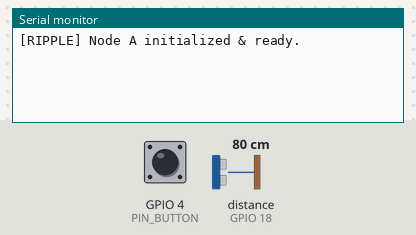
Bench run of a program on a simulated ESP32. On the bench: the last lines printed to the serial monitor. Wiring (inferred from the names in the program): ultrasonic range finder: trigger GPIO 5; echo GPIO 18. The test bench sets the inputs (shaded band); at power-on: distance to the obstacle (sensor on GPIO 18) 80 cm, GPIO 4 (PIN_BUTTON) HIGH. The echo pulse lasts 58.3 µs per cm.

Above: at 1.4 s.
1.5 s: distance to the obstacle (sensor on GPIO 18) set to 2 cm
At 2.2 s:
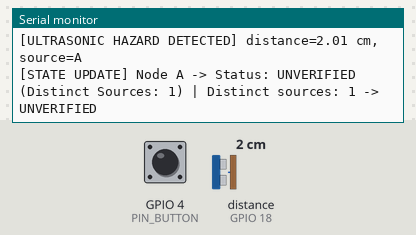
3.0 s: GPIO 4 (PIN_BUTTON) pulled LOW for 0.15 s
At 3.8 s:
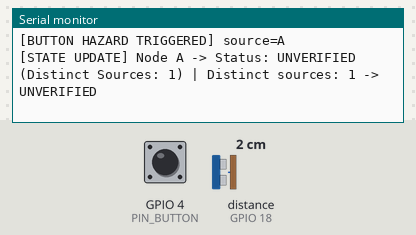

The program:

main.cpp
```cpp
#include <Arduino.h>
#include "RippleCore.h"

#ifndef NODE_ID
#error "NODE_ID must be set via platformio.ini build_flags, see environments"
#endif

// ---------------------------------------------------------------------------
// Hardware Pin Map (matching DESIGN.md)
// ---------------------------------------------------------------------------
#define PIN_BUTTON         4    // Manual button (active LOW, INPUT_PULLUP)
#define PIN_TRIG           5    // Ultrasonic HC-SR04 TRIG pin
#define PIN_ECHO           18   // Ultrasonic HC-SR04 ECHO pin (via 5V->3.3V divider)

#define PIN_CAUTION_LED   22   // Node D Caution LED (UNVERIFIED / 1 distinct source)
#define PIN_CONFIRMED_LED 23   // Node D Confirmed LED (CONFIRMED / >=2 distinct sources)
#define PIN_BUZZER_1      18   // Node D Buzzer 1
#define PIN_BUZZER_2      19   // Node D Buzzer 2

#ifdef ROLE_SENSOR
static unsigned long lastUltrasoundCheckMs = 0;
static unsigned long lastTriggerSentMs = 0;
static bool lastButtonState = HIGH;
static unsigned long lastButtonDebounceMs = 0;
static bool obstructionActive = false;

// Reads HC-SR04 distance in cm (returns -1.0 on timeout)
float readUltrasonicDistanceCm() {
    digitalWrite(PIN_TRIG, LOW);
    delayMicroseconds(2);
    digitalWrite(PIN_TRIG, HIGH);
    delayMicroseconds(10);
    digitalWrite(PIN_TRIG, LOW);

    // 25,000 µs pulseIn timeout (~4.2 meters max) to avoid blocking main loop
    long durationUs = pulseIn(PIN_ECHO, HIGH, 25000UL);
    if (durationUs == 0) return -1.0f;

    return (durationUs * 0.0343f) / 2.0f;
}
#endif

#ifdef ROLE_GATEWAY
#include <ArduinoJson.h>
static void publishStateAsJson(const RippleEvent* lastTrigger) {
    // Web Serial output for Node D laptop bridge
    RippleStatus status = rippleGetStatus();
    uint8_t count = rippleGetDistinctSourceCount();
    const RippleEvent* ev = lastTrigger ? lastTrigger : rippleGetLastEvent();
    String line = RippleSerialization::serializeToJSONLine(ev, status, NODE_ID, count);
    Serial.print(line);
}
#endif

void setup() {
    Serial.begin(115200);
    delay(200);

#if defined(ROLE_SENSOR)
    pinMode(PIN_TRIG, OUTPUT);
    digitalWrite(PIN_TRIG, LOW);
    pinMode(PIN_ECHO, INPUT);
    pinMode(PIN_BUTTON, INPUT_PULLUP);
    rippleBegin(NODE_ID, /* hasSensor = */ true);
#else
    rippleBegin(NODE_ID, /* hasSensor = */ false);
#endif

#if defined(ROLE_GATEWAY)
    pinMode(PIN_CAUTION_LED, OUTPUT);
    pinMode(PIN_CONFIRMED_LED, OUTPUT);
    pinMode(PIN_BUZZER_1, OUTPUT);
    pinMode(PIN_BUZZER_2, OUTPUT);
    digitalWrite(PIN_CAUTION_LED, LOW);
    digitalWrite(PIN_CONFIRMED_LED, LOW);
    digitalWrite(PIN_BUZZER_1, LOW);
    digitalWrite(PIN_BUZZER_2, LOW);
#endif

    Serial.print("[RIPPLE] Node ");
    Serial.print(NODE_ID);
    Serial.println(" initialized & ready.");
}

void loop() {
    rippleLoop();

#if defined(ROLE_SENSOR)
    unsigned long now = millis();

    // 1. Non-blocking HC-SR04 Ultrasonic Distance Sampling (every 60 ms)
    if (now - lastUltrasoundCheckMs >= 60) {
        lastUltrasoundCheckMs = now;
        float distCm = readUltrasonicDistanceCm();

        if (distCm > 0.0f && distCm <= 15.0f) {
            if (!obstructionActive && (now - lastTriggerSentMs >= 1000)) {
                obstructionActive = true;
                lastTriggerSentMs = now;
                rippleFireLocalWitness();
                Serial.print("[ULTRASONIC HAZARD DETECTED] distance=");
                Serial.print(distCm);
                Serial.print(" cm, source=");
                Serial.println(NODE_ID);
            }
        } else if (distCm > 18.0f) {
            obstructionActive = false; // Reset threshold hysteresis
        }
    }

    // 2. Manual Button Override (active LOW with debounce)
    bool buttonNow = digitalRead(PIN_BUTTON);
    if (buttonNow == LOW && lastButtonState == HIGH && (now - lastButtonDebounceMs >= 250)) {
        lastButtonDebounceMs = now;
        lastTriggerSentMs = now;
        rippleFireLocalWitness();
        Serial.print("[BUTTON HAZARD TRIGGERED] source=");
        Serial.println(NODE_ID);
    }
    lastButtonState = buttonNow;
#endif

    // Handle incoming events and local corroboration updates
    if (rippleHasNewEvent()) {
        RippleStatus status = rippleGetStatus();
        uint8_t count = rippleGetDistinctSourceCount();

        Serial.print("[STATE UPDATE] Node ");
        Serial.print(NODE_ID);
        Serial.print(" -> Status: ");
        Serial.print(status == RippleStatus::CONFIRMED ? "CONFIRMED" :
                     status == RippleStatus::UNVERIFIED ? "UNVERIFIED" : "NORMAL");
        Serial.print(" (Distinct Sources: ");
        Serial.print(count);
        Serial.print(") | ");
        Serial.println(rippleGetReason());

#if defined(ROLE_SENSOR)
        // Node B specific reaction logging
        if (strcmp(NODE_ID, "B") == 0) {
            if (status == RippleStatus::UNVERIFIED) {
                Serial.println("[NODE B REACTION] CAUTION - Received Node A alert alone.");
            } else if (status == RippleStatus::CONFIRMED) {
                Serial.println("[NODE B REACTION] CONFIRMED - Local witness + Node A corroborated!");
            }
        }
#endif

#if defined(ROLE_RELAY) && !defined(ROLE_GATEWAY)
        // Node C reaction (relay node)
        if (status == RippleStatus::CONFIRMED) {
            Serial.println("[ACTION Node C] CONFIRMED hazard -> Minor course adjustment.");
        } else if (status == RippleStatus::UNVERIFIED) {
            Serial.println("[ACTION Node C] UNVERIFIED hazard -> Relaying only.");
        }
#endif

#if defined(ROLE_GATEWAY)
        // Node D reaction: drives Caution LED (GPIO 22), Confirmed LED (GPIO 23), Buzzers (GPIO 18/19)
        if (status == RippleStatus::CONFIRMED) {
            digitalWrite(PIN_CAUTION_LED, LOW);
            digitalWrite(PIN_CONFIRMED_LED, HIGH);
            digitalWrite(PIN_BUZZER_1, HIGH);
            digitalWrite(PIN_BUZZER_2, HIGH);
            Serial.println("[ACTION Node D] CONFIRMED hazard -> Full reroute warning! Confirmed LED & dual buzzers ACTIVE.");
        } else if (status == RippleStatus::UNVERIFIED) {
            digitalWrite(PIN_CAUTION_LED, HIGH);
            digitalWrite(PIN_CONFIRMED_LED, LOW);
            digitalWrite(PIN_BUZZER_1, HIGH);
            digitalWrite(PIN_BUZZER_2, LOW);
            Serial.println("[ACTION Node D] UNVERIFIED hazard -> Caution LED & Buzzer 1 ACTIVE.");
        } else {
            digitalWrite(PIN_CAUTION_LED, LOW);
            digitalWrite(PIN_CONFIRMED_LED, LOW);
            digitalWrite(PIN_BUZZER_1, LOW);
            digitalWrite(PIN_BUZZER_2, LOW);
            Serial.println("[ACTION Node D] NORMAL -> All actuators OFF.");
        }
        publishStateAsJson(nullptr);
#endif
    }
}
```

Measured:
- after the input at 1.5 s, the serial monitor: prints a new line at once (image 1)
- after the input at 3.0 s, the serial monitor: prints a new line at once (image 2)
